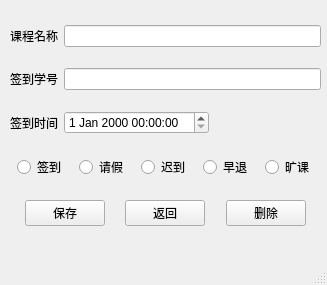
<?xml version="1.0" encoding="UTF-8"?>
<ui version="4.0">
 <class>Checkin_text</class>
 <widget class="QMainWindow" name="Checkin_text">
  <property name="geometry">
   <rect>
    <x>0</x>
    <y>0</y>
    <width>327</width>
    <height>285</height>
   </rect>
  </property>
  <property name="windowTitle">
   <string>签到信息详情</string>
  </property>
  <property name="windowIcon">
   <iconset>
    <normaloff>../icon/APP_icon.ico</normaloff>../icon/APP_icon.ico</iconset>
  </property>
  <widget class="QWidget" name="centralwidget">
   <widget class="QWidget" name="verticalLayoutWidget">
    <property name="geometry">
     <rect>
      <x>10</x>
      <y>10</y>
      <width>311</width>
      <height>231</height>
     </rect>
    </property>
    <layout class="QVBoxLayout" name="verticalLayout">
     <item>
      <layout class="QHBoxLayout" name="horizontalLayout_7">
       <item>
        <widget class="QLabel" name="label">
         <property name="text">
          <string>课程名称</string>
         </property>
        </widget>
       </item>
       <item>
        <widget class="QLineEdit" name="lineEdit"/>
       </item>
      </layout>
     </item>
     <item>
      <layout class="QHBoxLayout" name="horizontalLayout_3">
       <item>
        <widget class="QLabel" name="label_2">
         <property name="text">
          <string>签到学号</string>
         </property>
        </widget>
       </item>
       <item>
        <widget class="QLineEdit" name="lineEdit_2"/>
       </item>
      </layout>
     </item>
     <item>
      <layout class="QHBoxLayout" name="horizontalLayout_6">
       <item>
        <widget class="QLabel" name="label_3">
         <property name="text">
          <string>签到时间</string>
         </property>
        </widget>
       </item>
       <item>
        <widget class="QDateTimeEdit" name="dateTimeEdit"/>
       </item>
       <item>
        <spacer name="horizontalSpacer_11">
         <property name="orientation">
          <enum>Qt::Horizontal</enum>
         </property>
         <property name="sizeHint" stdset="0">
          <size>
           <width>40</width>
           <height>20</height>
          </size>
         </property>
        </spacer>
       </item>
      </layout>
     </item>
     <item>
      <layout class="QHBoxLayout" name="horizontalLayout_5">
       <item>
        <spacer name="horizontalSpacer_5">
         <property name="orientation">
          <enum>Qt::Horizontal</enum>
         </property>
         <property name="sizeHint" stdset="0">
          <size>
           <width>40</width>
           <height>20</height>
          </size>
         </property>
        </spacer>
       </item>
       <item>
        <widget class="QRadioButton" name="radioButton">
         <property name="text">
          <string>签到</string>
         </property>
        </widget>
       </item>
       <item>
        <spacer name="horizontalSpacer_6">
         <property name="orientation">
          <enum>Qt::Horizontal</enum>
         </property>
         <property name="sizeHint" stdset="0">
          <size>
           <width>40</width>
           <height>20</height>
          </size>
         </property>
        </spacer>
       </item>
       <item>
        <widget class="QRadioButton" name="radioButton_2">
         <property name="text">
          <string>请假</string>
         </property>
        </widget>
       </item>
       <item>
        <spacer name="horizontalSpacer_7">
         <property name="orientation">
          <enum>Qt::Horizontal</enum>
         </property>
         <property name="sizeHint" stdset="0">
          <size>
           <width>40</width>
           <height>20</height>
          </size>
         </property>
        </spacer>
       </item>
       <item>
        <widget class="QRadioButton" name="radioButton_3">
         <property name="text">
          <string>迟到</string>
         </property>
        </widget>
       </item>
       <item>
        <spacer name="horizontalSpacer_8">
         <property name="orientation">
          <enum>Qt::Horizontal</enum>
         </property>
         <property name="sizeHint" stdset="0">
          <size>
           <width>40</width>
           <height>20</height>
          </size>
         </property>
        </spacer>
       </item>
       <item>
        <widget class="QRadioButton" name="radioButton_4">
         <property name="text">
          <string>早退</string>
         </property>
        </widget>
       </item>
       <item>
        <spacer name="horizontalSpacer_9">
         <property name="orientation">
          <enum>Qt::Horizontal</enum>
         </property>
         <property name="sizeHint" stdset="0">
          <size>
           <width>40</width>
           <height>20</height>
          </size>
         </property>
        </spacer>
       </item>
       <item>
        <widget class="QRadioButton" name="radioButton_5">
         <property name="text">
          <string>旷课</string>
         </property>
        </widget>
       </item>
       <item>
        <spacer name="horizontalSpacer_10">
         <property name="orientation">
          <enum>Qt::Horizontal</enum>
         </property>
         <property name="sizeHint" stdset="0">
          <size>
           <width>40</width>
           <height>20</height>
          </size>
         </property>
        </spacer>
       </item>
      </layout>
     </item>
     <item>
      <layout class="QHBoxLayout" name="horizontalLayout">
       <item>
        <spacer name="horizontalSpacer_4">
         <property name="orientation">
          <enum>Qt::Horizontal</enum>
         </property>
         <property name="sizeHint" stdset="0">
          <size>
           <width>40</width>
           <height>20</height>
          </size>
         </property>
        </spacer>
       </item>
       <item>
        <widget class="QPushButton" name="pushButton">
         <property name="text">
          <string>保存</string>
         </property>
        </widget>
       </item>
       <item>
        <spacer name="horizontalSpacer">
         <property name="orientation">
          <enum>Qt::Horizontal</enum>
         </property>
         <property name="sizeHint" stdset="0">
          <size>
           <width>40</width>
           <height>20</height>
          </size>
         </property>
        </spacer>
       </item>
       <item>
        <widget class="QPushButton" name="pushButton_2">
         <property name="text">
          <string>返回</string>
         </property>
        </widget>
       </item>
       <item>
        <spacer name="horizontalSpacer_3">
         <property name="orientation">
          <enum>Qt::Horizontal</enum>
         </property>
         <property name="sizeHint" stdset="0">
          <size>
           <width>40</width>
           <height>20</height>
          </size>
         </property>
        </spacer>
       </item>
       <item>
        <widget class="QPushButton" name="pushButton_3">
         <property name="text">
          <string>删除</string>
         </property>
        </widget>
       </item>
       <item>
        <spacer name="horizontalSpacer_2">
         <property name="orientation">
          <enum>Qt::Horizontal</enum>
         </property>
         <property name="sizeHint" stdset="0">
          <size>
           <width>40</width>
           <height>20</height>
          </size>
         </property>
        </spacer>
       </item>
      </layout>
     </item>
    </layout>
   </widget>
  </widget>
  <widget class="QMenuBar" name="menubar">
   <property name="geometry">
    <rect>
     <x>0</x>
     <y>0</y>
     <width>327</width>
     <height>22</height>
    </rect>
   </property>
  </widget>
  <widget class="QStatusBar" name="statusbar"/>
 </widget>
 <resources/>
 <connections>
  <connection>
   <sender>pushButton</sender>
   <signal>clicked()</signal>
   <receiver>Checkin_text</receiver>
   <slot>save()</slot>
   <hints>
    <hint type="sourcelabel">
     <x>55</x>
     <y>247</y>
    </hint>
    <hint type="destinationlabel">
     <x>26</x>
     <y>258</y>
    </hint>
   </hints>
  </connection>
  <connection>
   <sender>pushButton_2</sender>
   <signal>clicked()</signal>
   <receiver>Checkin_text</receiver>
   <slot>back()</slot>
   <hints>
    <hint type="sourcelabel">
     <x>147</x>
     <y>245</y>
    </hint>
    <hint type="destinationlabel">
     <x>111</x>
     <y>260</y>
    </hint>
   </hints>
  </connection>
  <connection>
   <sender>pushButton_3</sender>
   <signal>clicked()</signal>
   <receiver>Checkin_text</receiver>
   <slot>delete()</slot>
   <hints>
    <hint type="sourcelabel">
     <x>260</x>
     <y>239</y>
    </hint>
    <hint type="destinationlabel">
     <x>212</x>
     <y>261</y>
    </hint>
   </hints>
  </connection>
 </connections>
 <slots>
  <slot>save()</slot>
  <slot>back()</slot>
  <slot>delete()</slot>
 </slots>
</ui>
